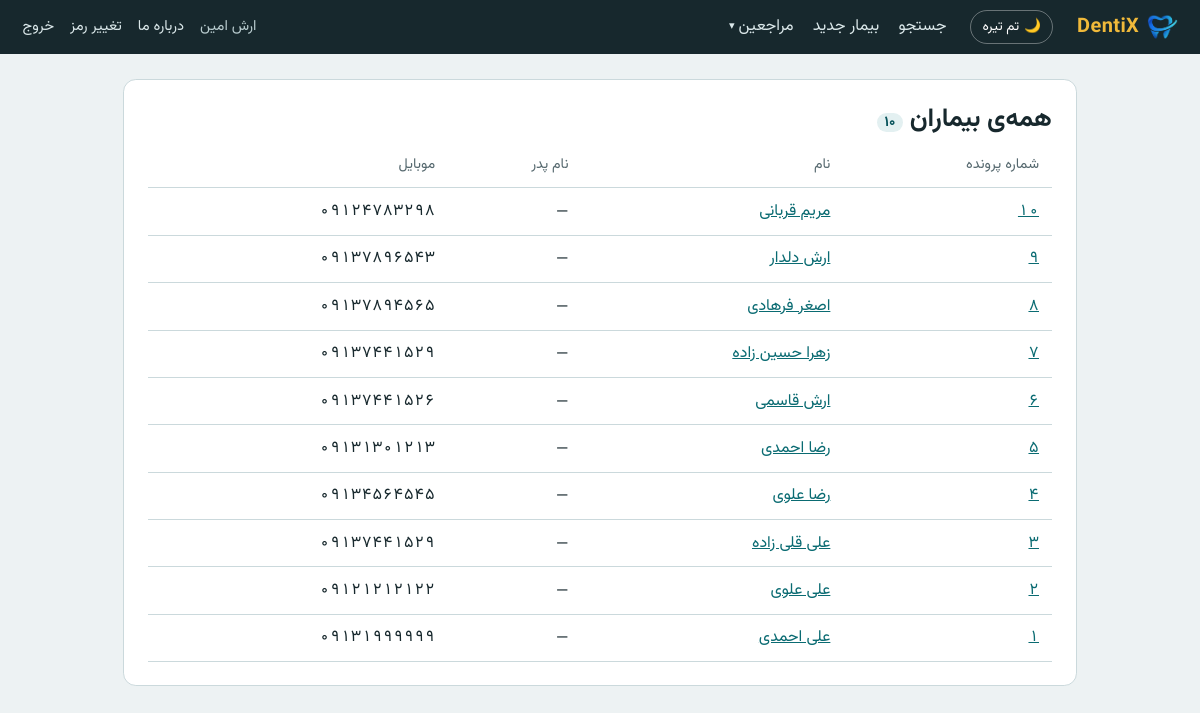
The app's page /patients/all/ (signed in), older data.
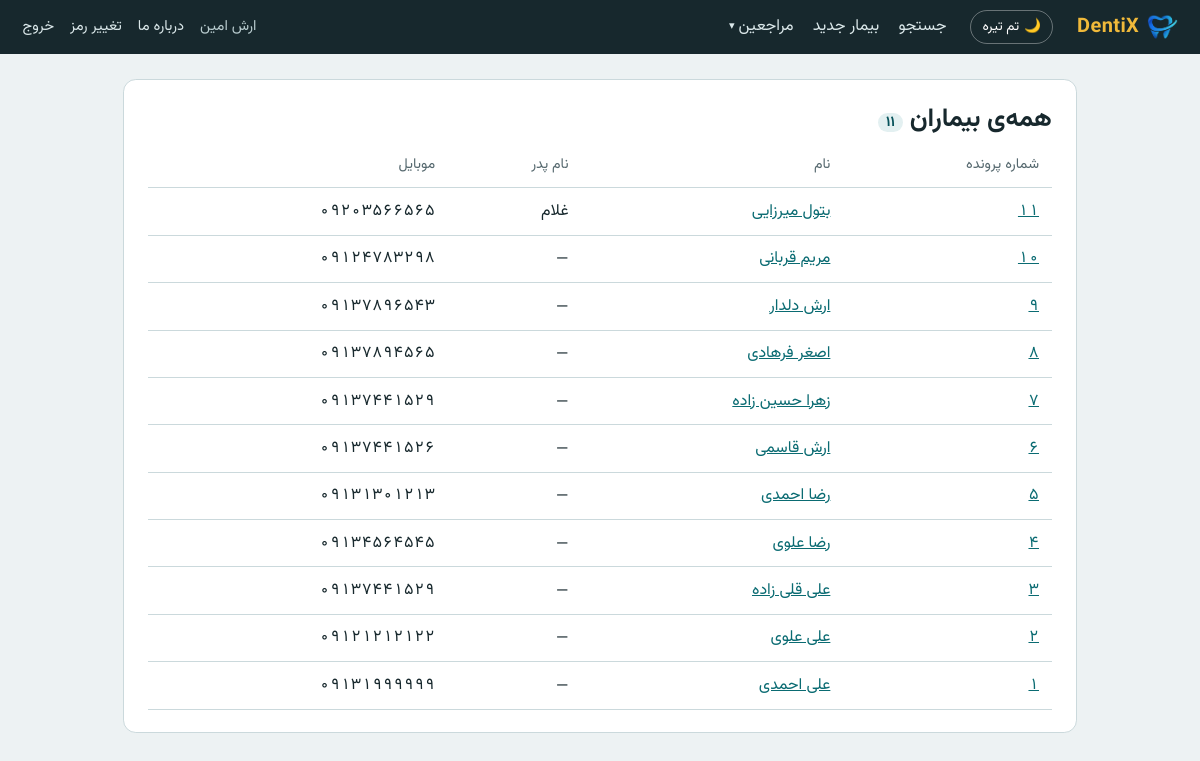
The same page, newer data.
### patients/models.py (models this page shows, shortened)
class Patient(models.Model):
    MEDICAL_CONDITIONS = [
        ("hepatitis", "هپاتیت"),
        ("high_blood_pressure", "فشارخون"),
        ("prolonged_bleeding", "خونریزی طولانی"),
        ("rheumatic_fever", "تب روماتیسمی"),
        ("liver_disorder", "اختلال کبدی"),
        ("seizure", "تشنج"),
        ("hiv", "ایدز"),
        ("pregnancy", "حاملگی"),
        ("miscarriage_history", "سابقه سقط"),
        ("diabetes", "دیابت"),
        ("allergy", "آلرژی"),
        ("heart_disease", "بیماری قلبی"),
        ("drug_sensitivity", "حساسیت دارویی"),
        ("surgery_history", "سابقه عمل جراحی"),
        ("cancer", "سرطان"),
        ("medication_use", "مصرف دارو"),
    ]
    _MEDICAL_LABELS = dict(MEDICAL_CONDITIONS)
    file_number = models.PositiveIntegerField("شماره پرونده", unique=True, editable=False)
    first_name = models.CharField("نام", max_length=60)
    last_name = models.CharField("نام خانوادگی", max_length=80)
    father_name = models.CharField("نام پدر", max_length=60, blank=True)
    national_id = models.CharField("کدملی", max_length=20, unique=True)
    mobile = models.CharField("موبایل", max_length=11)
    birth_date = models.DateField("تاریخ تولد", null=True, blank=True)
    address = models.TextField("آدرس", blank=True)
    file_location = models.CharField(
        "محل نگهداری پرونده", max_length=100, blank=True,
        help_text="مثلاً: قفسه ۳، ردیف ۲",
    )
    photo = models.ImageField("عکس بیمار", upload_to="patient_avatars/%Y/%m/", blank=True, null=True)
    medical_conditions = models.CharField("بیماری‌های خاص", max_length=255, blank=True, default="")
    hospitalization_history = models.CharField("سابقه بستری در بیمارستان", max_length=200, blank=True)
    hospitalization_reason = models.CharField("علت بستری", max_length=200, blank=True)
    other_conditions = models.CharField("سایر بیماری‌ها", max_length=300, blank=True)
    notes = models.TextField("توضیحات", blank=True)
    search_name = models.CharField(max_length=200, editable=False, db_index=True, default="")
    created_at = models.DateTimeField("تاریخ ثبت", auto_now_add=True)
    updated_at = models.DateTimeField(auto_now=True)
    created_by = models.ForeignKey(
        settings.AUTH_USER_MODEL, null=True, blank=True, editable=False,
        on_delete=models.SET_NULL, related_name="+", verbose_name="ثبت‌کننده",
    )
    class Meta:
        verbose_name = "بیمار"
        verbose_name_plural = "بیماران"
        ordering = ["-file_number"]
    @property
    def full_name(self):
        return f"{self.first_name} {self.last_name}".strip()

### patients/views.py (the view)
# urls.py: path("patients/all/", views.patients_all, name="patients_all"),
@access("patients.view_patient")
def patients_all(request):
    qs = Patient.objects.all().order_by("-file_number")
    paginator = Paginator(qs, 50)
    page = paginator.get_page(request.GET.get("page"))
    return render(request, "patients/patients_all.html", {"page": page, "total": paginator.count})

### patients/context_processors.py (called while the page is built)
def site_credit(request):
    return {
        "site_developer_name": credit.DEVELOPER_NAME,
        "site_developer_phone": credit.DEVELOPER_PHONE,
        "site_developer_email": credit.DEVELOPER_EMAIL,
    }

### patients/templatetags/fa.py (called while the page is built)
@register.filter
def fa_digits(value):
    if value is None:
        return ""
    return to_fa_digits(value)

@register.filter
def file_no(value):
    try:
        return to_fa_digits(f"{int(value)}")
    except (TypeError, ValueError):
        return ""

### patients/utils.py (called while the page is built)
def to_fa_digits(value):
    return str(value).translate(_TO_FA)

### templates/patients/patients_all.html (shortened to what this page needs)
{% extends "base.html" %}
{% load fa %}
{% block content %}
<section class="card">
  <h1>همه‌ی بیماران <span class="badge">{{ total|fa_digits }}</span></h1>
  {% if page.object_list %}
    <div class="table-wrap">
    <table class="data">
      <thead><tr><th class="num-head">شماره پرونده</th><th>نام</th><th>نام پدر</th><th class="num-head">موبایل</th></tr></thead>
      <tbody>
        {% for p in page.object_list %}
        <tr>
          <td class="num"><a href="{% url 'patient_detail' p.pk %}">{{ p.file_number|file_no }}</a></td>
          <td><a href="{% url 'patient_detail' p.pk %}">{{ p.full_name }}</a></td>
          <td>{{ p.father_name|default:"—" }}</td>
          <td class="num">{{ p.mobile|fa_digits }}</td>
        </tr>
        {% endfor %}
      </tbody>
    </table>
    </div>
  {% else %}
    <p class="empty-inline">هنوز هیچ بیماری ثبت نشده است.</p>
  {% endif %}
</section>
{% endblock %}

Row changes from the older to the newer data that the page shows:
added Patient: file_number|file_no "۱۱", full_name "بتول میرزایی", father_name "غلام", mobile|fa_digits "۰۹۲۰۳۵۶۶۵۶۵"
Text that changed along with them:
{{ total|fa_digits }}: "۱۰" → "۱۱"
